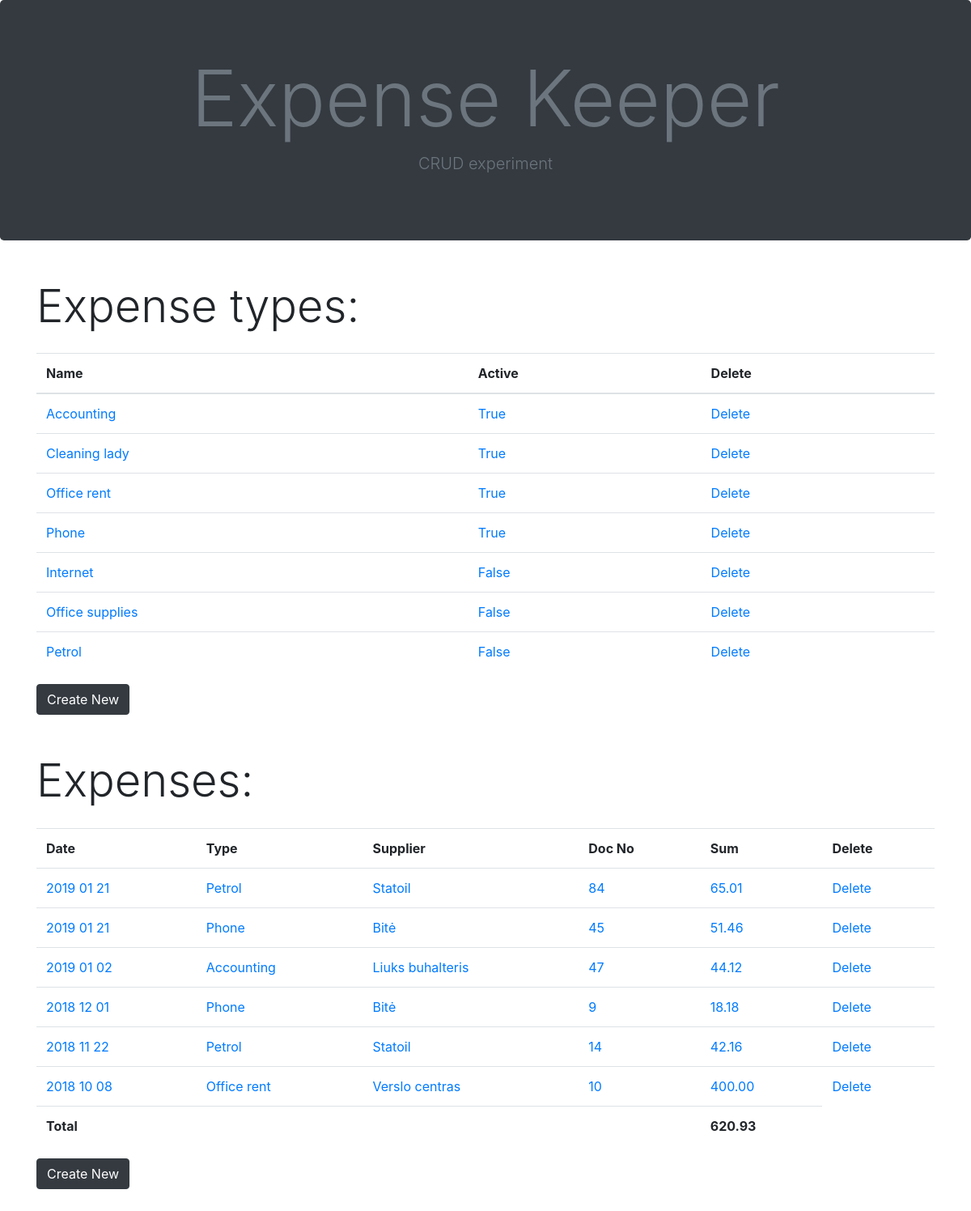
The page / on the database its author committed.
### islaidos_app/models.py (models this page shows, shortened)
class IslaiduTipai(models.Model):
    tipas = models.CharField(max_length=50)
    aktyvus = models.BooleanField()
    def __str__(self):
        return self.tipas

class Islaidos(models.Model):
    data = models.DateTimeField()
    tiekejas = models.CharField(max_length=100)
    tipas = models.ForeignKey(IslaiduTipai, on_delete=models.CASCADE)
    dok_nr = models.IntegerField()
    suma = models.DecimalField(max_digits=9, decimal_places=2)

### islaidos_app/views.py (the view)
# urls.py: path('', index, name='sarasas'),
def index(request):
    chart_data = data_for_the_google_chart()
    islaidos = Islaidos.objects.all().order_by('-data')
    islaidu_tipai = IslaiduTipai.objects.all().order_by('-aktyvus', 'tipas')
    islaidu_suma = list(Islaidos.objects.aggregate(Sum('suma')).values())[0]
    return render(request, 'sarasas.html', \
                  {'islaidos': islaidos, 'islaidu_tipai':islaidu_tipai, 'islaidu_suma':islaidu_suma, 'chart_data':chart_data})

### islaidos_app/views.py (called while the page is built)
def data_for_the_google_chart():
    visi_islaidu_tipai = IslaiduTipai.objects.all()
    islaidu_tipu_pavadinimai = [islaidu_tipas.tipas for islaidu_tipas in visi_islaidu_tipai]
    l = [['Islaidu tipas', 'Total Suma']]
    for islaidu_tipo_pavadinimas in islaidu_tipu_pavadinimai:
        islaidos_tipui = Islaidos.objects.filter(tipas__tipas=islaidu_tipo_pavadinimas)
        islaidu_tipui_suma = islaidos_tipui.aggregate(Sum('suma'))
        tvarkinga_islaidu_tipui_suma = islaidu_tipui_suma['suma__sum'] or 0.00
        l.append([islaidu_tipo_pavadinimas, float(tvarkinga_islaidu_tipui_suma)])
    return l

### islaidos_app/templates/sarasas.html (shortened to what this page needs)
{% extends 'base.html' %}
{% block content %}
<div class="display-4 mb-4">
    Expense types:
</div>
<table class="table">
    <thead>
    <tr>
        <th>Name</th>
        <th>Active</th>
        <th>Delete</th>
    </tr>
    </thead>
    {% for tipas in islaidu_tipai %}
    <tr>
        <td>
            <a href="{% url 'pakeisti_tipa' tipas.id %}">{{tipas.tipas}}
            </a>
        </td>
        <td>
            <a href="{% url 'pakeisti_tipa' tipas.id %}">{{tipas.aktyvus}}
            </a>
        </td>
        {% if tipas %}
        <td>
            <a style="text-decoration: none" href="{% url 'istrinti_tipa' tipas.id %}">Delete</a>
        </td>
        {% endif %}
    </tr>
    {% endfor %}
</table>
<button class="btn btn-dark mb-5">
    <a style="color: inherit; text-decoration:none;" href="{% url 'sukurti_tipa' %}">Create New</a>
</button>
<div class="display-4 mb-4">
    Expenses:
</div>
<table class="table">
    <tr>
        <th>Date</th>
        <th>Type</th>
        <th>Supplier</th>
        <th>Doc No</th>
        <th>Sum</th>
        <th>Delete</th>
    </tr>
    {% for islaida in islaidos %}
    <tr>
        <td>
            <a href="{% url 'pakeisti_is' islaida.id %}">{{islaida.data|date:"Y m d"}}
            </a>
        </td>
        <td>
            <a href="{% url 'pakeisti_is' islaida.id %}">{{islaida.tipas}}
            </a>
        </td>
        <td>
            <a href="{% url 'pakeisti_is' islaida.id %}">{{islaida.tiekejas}}
            </a>
        </td>
        <td>
            <a href="{% url 'pakeisti_is' islaida.id %}">{{islaida.dok_nr}}
            </a>
        </td>
        <td>
            <a href="{% url 'pakeisti_is' islaida.id %}">{{islaida.suma}}
            </a>
        </td>
        <td>
            {% if islaida %}
            <a href="{% url 'istrinti_is' islaida.id %}">Delete
            </a>
            {% endif %}
        </td>
    </tr>
    {% endfor %}
    <tr>
        <td class="font-weight-bold">Total</td>
        <td></td>
        <td></td>
        <td></td>
        <td class="font-weight-bold">{{islaidu_suma|floatformat:2}}</td>
    </tr>
</table>
<button class="btn btn-dark mb-5">
    <a style="color: inherit; text-decoration:none;" href="{% url 'sukurti_is' %}">Create New</a>
</button>
{% endblock %}

### rows shown on the page
IslaiduTipai: tipas "Accounting", aktyvus "True"
IslaiduTipai: tipas "Cleaning lady", aktyvus "True"
IslaiduTipai: tipas "Office rent", aktyvus "True"
IslaiduTipai: tipas "Phone", aktyvus "True"
IslaiduTipai: tipas "Internet", aktyvus "False"
IslaiduTipai: tipas "Office supplies", aktyvus "False"
IslaiduTipai: tipas "Petrol", aktyvus "False"
Islaidos: data "2019 01 21", tipas "Petrol", tiekejas "Statoil", dok_nr "84", suma "65.01"
Islaidos: data "2019 01 21", tipas "Phone", tiekejas "Bitė", dok_nr "45", suma "51.46"
Islaidos: data "2019 01 02", tipas "Accounting", tiekejas "Liuks buhalteris", dok_nr "47", suma "44.12"
Islaidos: data "2018 12 01", tipas "Phone", tiekejas "Bitė", dok_nr "9", suma "18.18"
Islaidos: data "2018 11 22", tipas "Petrol", tiekejas "Statoil", dok_nr "14", suma "42.16"
Islaidos: data "2018 10 08", tipas "Office rent", tiekejas "Verslo centras", dok_nr "10", suma "400.00"

### other values the page prints
{{ islaidu_suma|floatformat:2 }} "620.93"
